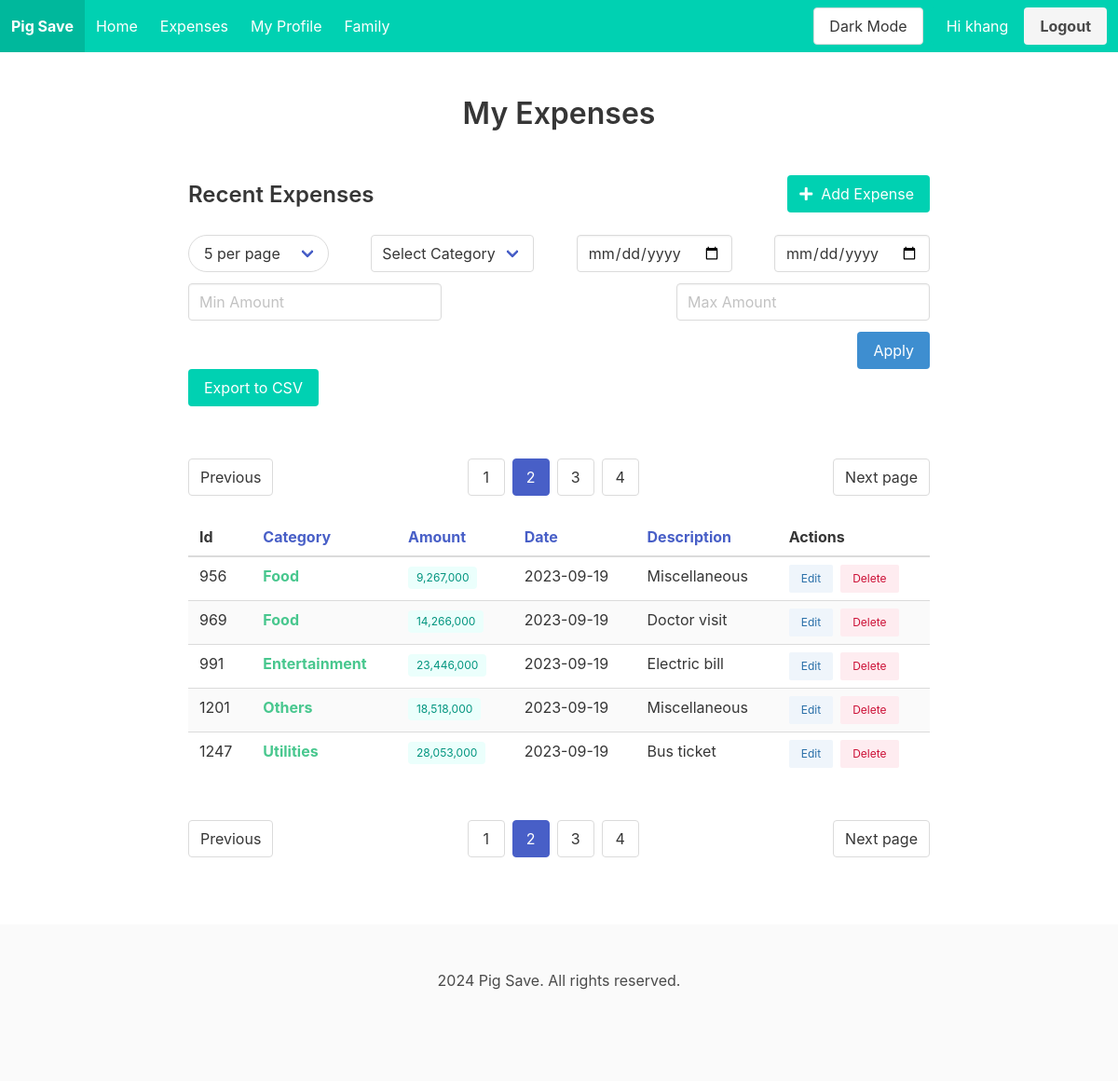
The app's page /expenses?page=2&size=5&sort_order=asc&sort_by=date (signed in) with its own data.
### tables this page shows
CREATE TABLE users (
            id INTEGER PRIMARY KEY AUTOINCREMENT,
            username TEXT NOT NULL UNIQUE,
            name TEXT,
            password TEXT NOT NULL
        , language VARCHAR(2), age VARCHAR(3));

CREATE TABLE expenses (
            id INTEGER PRIMARY KEY AUTOINCREMENT,
            user_id INTEGER NOT NULL,
            amount REAL NOT NULL,
            category TEXT,
            description TEXT,
            date TEXT NOT NULL,
           FOREIGN KEY (user_id) REFERENCES users (id)
        );

### routes.py (the view)
@routes.route('/expenses')
@login_required
def expenses():
    user_id = current_user.id
    page = request.args.get('page', 1, type=int)
    size = request.args.get('size', 5, type=int)
    sort_by = request.args.get('sort_by', 'date')
    sort_order = request.args.get('sort_order', 'asc')
    filters = {key: request.args.get(key) for key in ['category', 'start_date', 'end_date', 'min_amount', 'max_amount']}
    expenses, total_expenses = Expense.get_expenses(user_id, page, size, filters, sort_by, sort_order)
    total_pages = math.ceil(total_expenses / size)
    max_pages_displayed = 4
    start_page = max(1, page - 2)
    end_page = min(total_pages, start_page + max_pages_displayed - 1)
    if end_page - start_page < max_pages_displayed - 1:
        start_page = max(1, end_page - max_pages_displayed + 1)
    return render_template('expense/list.html',
                           expenses=expenses,
                           page=page,
                           total_pages=total_pages,
                           end_page=end_page,
                           start_page=start_page,
                           filters=filters,
                           size=size,
                           sort_by=sort_by,
                           sort_order=sort_order)

### main.py (called while the page is built)
@app.before_request
def load_user_language():
    if current_user.is_authenticated:
        conn = sqlite3.connect('pig_save.db')
        cursor = conn.cursor()
        cursor.execute("SELECT language FROM users WHERE id = ?", (current_user.id,))
        result = cursor.fetchone()
        if result:
            g.language = result[0]
        else:
            g.language = None

def get_locale():
    language = getattr(g, 'language', None)
    if language is not None:
        return language
    return request.accept_languages.best_match(['vi', 'en'])

@login_manager.user_loader
def load_user(id):
    from models.user import User
    return User.getUser(id)

### models/user.py (called while the page is built)
    def getUser(user_id):
        conn = sqlite3.connect('pig_save.db')
        cursor = conn.cursor()
        cursor.execute('SELECT id, username, name, language, age FROM users WHERE id = ?', (user_id,))
        user = cursor.fetchone()
        conn.close()
        if user:
            return User(user[0], user[1], user[2], user[3], user[4])
        return None

### templates/expense/list.html (shortened to what this page needs)
{% extends "base.html" %}
{% block content %}
<section class="section">
  <div class="container">
    <div class="columns is-centered">
      <div class="column is-10">
        <h1 class="title has-text-centered is-3 mb-6">My Expenses</h1>
        <div class="level">
          <div class="level-left">
            <div class="level-item">
              <h2 class="title is-4">Recent Expenses</h2>
            </div>
          </div>
          <div class="level-right">
            <div class="level-item">
              <button id="openExpenseDialog" class="button is-primary">
                <span class="icon">
                  <i class="fas fa-plus"></i>
                </span>
                <span>Add Expense</span>
              </button>
            </div>
          </div>
        </div>
          <form method="get" action="{{ url_for('main.expenses') }}" class="mb-5 filter-form">
            <div class="field is-grouped is-justify-content-space-between is-grouped-multiline is-flex-wrap-wrap">
                <div class="control">
                    <div class="select is-rounded">
                      <select name="size" id="size" onchange="this.form.submit()">
                        <option value="5" {% if size == 5 %}selected{% endif %}>5 per page</option>
                      </select>
                    </div>
                  </div>
                <div class="control">
                  <div class="select">
                    <select name="category">
                        <option value="">Select Category</option>
                    </select>
                  </div>
                </div>
                <div class="control">
                  <input class="input" type="date" name="start_date" value="{{ filters.start_date }}" placeholder="Start Date">
                </div>
                <div class="control">
                  <input class="input" type="date" name="end_date" value="{{ filters.end_date }}" placeholder="End Date">
                </div>
                <div class="control">
                  <input class="input" type="number" step="10000" name="min_amount" placeholder="Min Amount" value="{{ filters.min_amount }}">
                </div>
                <div class="control">
                  <input class="input" type="number" step="10000" name="max_amount" placeholder="Max Amount" value="{{ filters.max_amount }}">
                </div>
            </div>
            <div class="control is-flex is-justify-content-flex-end">
                <button type="submit" class="button is-info">Apply</button>
            </div>
            <div class="buttons">
              <a class="button is-primary" href="{{ url_for('main.export_expenses_csv') }}">
                  Export to CSV
              </a>
          </div>
            <nav class="pagination is-centered mt-6" role="navigation">
                <a class="pagination-previous" {% if page > 1 %}href="{{ url_for('main.expenses', page=page-1, size=size, sort_order=sort_order, sort_by=sort_by) }}"{% else %}disabled{% endif %}>Previous</a>
                <a class="pagination-next" {% if page < total_pages %}href="{{ url_for('main.expenses', page=page+1, size=size, sort_order=sort_order, sort_by=sort_by) }}"{% else %}disabled{% endif %}>Next page</a>
                <ul class="pagination-list">
                  {% for p in range(start_page, end_page + 1) %}
                    <li>
                      <a class="pagination-link {% if p == page %}is-current{% endif %}" href="{{ url_for('main.expenses', page=p, size=size, sort_order=sort_order, sort_by=sort_by) }}">{{ p }}</a>
                    </li>
                  {% endfor %}
                </ul>
              </nav>
            <div class="table-container">
              <table class="table is-striped is-hoverable is-fullwidth">
                <thead>
                    <tr>
                      <th>
                        Id
                      </th>
                      <th>
                        <a href="{{ url_for('main.expenses', sort_by='category', sort_order='desc' if sort_by == 'category' and sort_order == 'asc' else 'asc', page=page, size=size, **filters) }}">
                          Category
                        </a>
                      </th>
                      <th>
                        <a href="{{ url_for('main.expenses', sort_by='amount', sort_order='desc' if sort_by == 'amount' and sort_order == 'asc' else 'asc', page=page, size=size, **filters) }}">
                          Amount
                        </a>
                      </th>
                      <th>
                        <a href="{{ url_for('main.expenses', sort_by='date', sort_order='desc' if sort_by == 'date' and sort_order == 'asc' else 'asc', page=page, size=size, **filters) }}">
                            Date
                          </a>
                      </th>
                      <th>
                        <a href="{{ url_for('main.expenses', sort_by='description', sort_order='desc' if sort_by == 'description' and sort_order == 'asc' else 'asc', page=page, size=size, **filters) }}">
                          Description
                        </a>
                      </th>
                      <th>Actions</th>
                    </tr>
                  </thead>
                {% if expenses %}
                <tbody>
                  {% for expense in expenses %}
                    <tr>
                      <td>{{ expense[0] }}</td>
                      <td>
                        <strong class="has-text-success">{{ expense[3] }}</strong>
                      </td>
                      <td>
                        <span class="tag is-primary is-light">{{ '{:,.0f}'.format(expense[2]) }}</span>
                      </td>
                      <td>{{ expense[5] }}</td>
                      <td>{{ expense[4] }}</td>
                      <td>
                        <div class="buttons are-small">
                            <button type="button" class="button is-info is-light" onclick="editExpense('{{ expense[0] }}', '{{ expense[4] }}', '{{ expense[3] }}', '{{ expense[5] }}', '{{ expense[2] }}')">Edit</button>
                            <button type="button" class="button is-danger is-light" onclick="deleteExpense('{{ expense[0] }}')">Delete</button>
                        </div>
                      </td>
                    </tr>
                  {% endfor %}
                  {% else %}
                  <td colspan="5" class="has-text-centered is-centered is-size-4 is-bold">No records</td>
                </div>
            {% endif %}
                </tbody>
              </table>
            </div>
            <nav class="pagination is-centered mt-6" role="navigation" >
              <a class="pagination-previous" {% if page > 1 %}href="{{ url_for('main.expenses', page=page-1, size=size, sort_order=sort_order, sort_by=sort_by) }}"{% else %}disabled{% endif %}>Previous</a>
              <a class="pagination-next" {% if page < total_pages %}href="{{ url_for('main.expenses', page=page+1, size=size, sort_order=sort_order, sort_by=sort_by) }}"{% else %}disabled{% endif %}>Next page</a>
              <ul class="pagination-list">
                {% for p in range(start_page, end_page + 1) %}
                  <li>
                    <a class="pagination-link {% if p == page %}is-current{% endif %}" href="{{ url_for('main.expenses', page=p, size=size, sort_order=sort_order, sort_by=sort_by) }}">{{ p }}</a>
                  </li>
                {% endfor %}
              </ul>
            </nav>
      </div>
    </div>
  </div>
</section>
{% endblock %}

### templates/base.html (shortened to what this page needs)
<!DOCTYPE html>
<html lang="en">
  <head>
    <link
      rel="stylesheet"
      href="https://cdn.jsdelivr.net/npm/bulma@0.9.3/css/bulma.min.css"
    />
    <link
      rel="stylesheet"
      href="https://cdnjs.cloudflare.com/ajax/libs/font-awesome/5.15.3/css/all.min.css"
    />
    <link rel="stylesheet" href="static/css/darkmode.css">
  </head>
  <body>
    <nav
      class="navbar is-primary"
      role="navigation"
    >
      <div class="navbar-brand">
        <a class="navbar-item" href="{{ url_for('main.dashboard') }}">
          <strong>Pig Save</strong>
        </a>
      </div>
      <div id="navbarBasicExample" class="navbar-menu">
        <div class="navbar-start">
          <a class="navbar-item" href="{{ url_for('main.dashboard') }}">
            {{_('Home')}}
          </a>
          <a class="navbar-item" href="{{ url_for('main.expenses') }}">
            {{_('Expenses')}}
          </a>
          <a class="navbar-item" href="{{ url_for('main.profile') }}">
            {{_('My Profile')}}
          </a>
          <a class="navbar-item" href="{{ url_for('main.family') }}">
            {{_('Family')}}
          </a>
        </div>
        {% if current_user.is_authenticated %}
        <div class="navbar-end">
          <div class="navbar-item">
            <div class="buttons">
              <button id="theme-toggle" class="button">Dark Mode</button>
              <a href="{{ url_for('main.profile') }}">
                <span class="button is-primary">
                  Hi {{ current_user.username }}
                </span>
              </a>
              <a class="button is-light" href="{{ url_for('main.logout') }}">
                <strong>{{_('Logout')}}</strong>
              </a>
            </div>
          </div>
        </div>
        {% endif %}
      </div>
    </nav>
    <main>{% block content %} {% endblock %}</main>
    <footer class="footer">
      <div class="content has-text-centered">
        <p>2024 Pig Save. All rights reserved.</p>
      </div>
    </footer>
  </body>
</html>

### templates/base.html (style rules this page uses)
.filter-form .control { margin-right: 0 !important; margin-left: 0; }

### records on screen
users: username "khang"
expenses: id "956", category "Food", amount "9,267,000", date "2023-09-19", description "Miscellaneous"
expenses: id "969", category "Food", amount "14,266,000", date "2023-09-19", description "Doctor visit"
expenses: id "991", category "Entertainment", amount "23,446,000", date "2023-09-19", description "Electric bill"
expenses: id "1201", category "Others", amount "18,518,000", date "2023-09-19", description "Miscellaneous"
expenses: id "1247", category "Utilities", amount "28,053,000", date "2023-09-19", description "Bus ticket"

### other values on screen
{{ p }} "1" "2" "3" "4"
